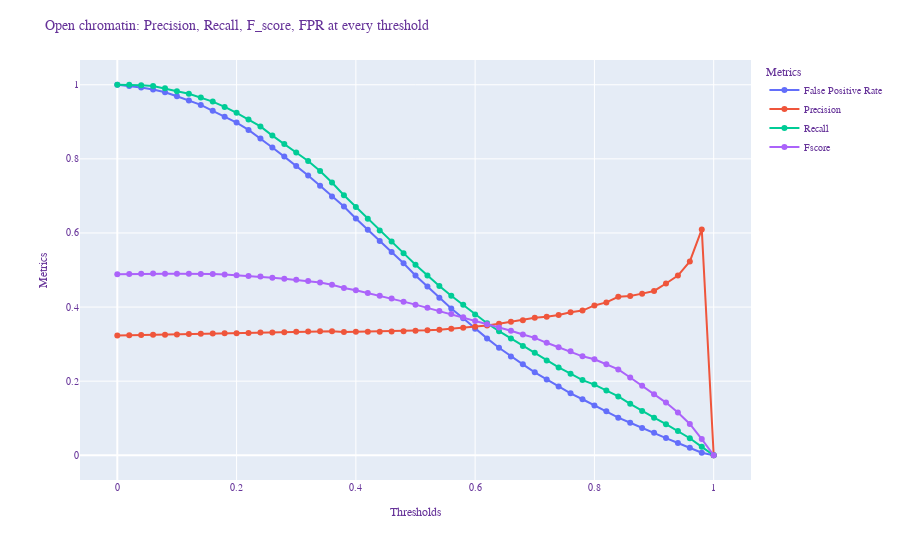

Notebook source saved alongside this figure:
### Code cell
filename = os.path.join(base_directory, '2_results.csv')
class_number = 2
plot_results_csv(filename, class_number)
